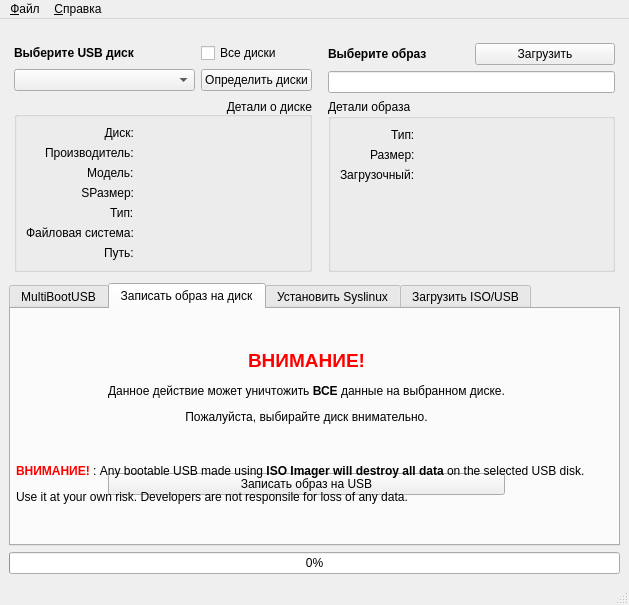
<?xml version="1.0" encoding="UTF-8"?>
<ui version="4.0">
 <class>MainWindow</class>
 <widget class="QMainWindow" name="MainWindow">
  <property name="geometry">
   <rect>
    <x>0</x>
    <y>0</y>
    <width>629</width>
    <height>605</height>
   </rect>
  </property>
  <property name="sizePolicy">
   <sizepolicy hsizetype="Expanding" vsizetype="Expanding">
    <horstretch>0</horstretch>
    <verstretch>0</verstretch>
   </sizepolicy>
  </property>
  <property name="windowTitle">
   <string>MultiBootUSB</string>
  </property>
  <widget class="QWidget" name="centralwidget">
   <layout class="QVBoxLayout" name="verticalLayout_7">
    <item>
     <layout class="QVBoxLayout" name="verticalLayout_5">
      <property name="leftMargin">
       <number>5</number>
      </property>
      <property name="topMargin">
       <number>5</number>
      </property>
      <property name="rightMargin">
       <number>5</number>
      </property>
      <property name="bottomMargin">
       <number>5</number>
      </property>
      <item>
       <layout class="QHBoxLayout" name="horizontalLayout">
        <item>
         <layout class="QGridLayout" name="gridLayout_disk">
          <property name="topMargin">
           <number>10</number>
          </property>
          <item row="0" column="0" colspan="3">
           <widget class="QLabel" name="label_select_usb_disk">
            <property name="sizePolicy">
             <sizepolicy hsizetype="Preferred" vsizetype="Preferred">
              <horstretch>0</horstretch>
              <verstretch>0</verstretch>
             </sizepolicy>
            </property>
            <property name="minimumSize">
             <size>
              <width>100</width>
              <height>0</height>
             </size>
            </property>
            <property name="text">
             <string>&lt;b&gt;Выберите USB диск&lt;/b&gt;</string>
            </property>
           </widget>
          </item>
          <item row="1" column="0" colspan="3">
           <widget class="QComboBox" name="combo_drives"/>
          </item>
          <item row="1" column="3">
           <widget class="QPushButton" name="button_detect_drives">
            <property name="text">
             <string>Определить диски</string>
            </property>
           </widget>
          </item>
          <item row="0" column="3">
           <widget class="QCheckBox" name="checkbox_all_drives">
            <property name="text">
             <string>Все диски</string>
            </property>
           </widget>
          </item>
          <item row="3" column="0" colspan="4">
           <widget class="QGroupBox" name="group_usb_details">
            <property name="title">
             <string>Детали о диске</string>
            </property>
            <property name="alignment">
             <set>Qt::AlignBottom|Qt::AlignRight|Qt::AlignTrailing</set>
            </property>
            <property name="flat">
             <bool>false</bool>
            </property>
            <property name="checkable">
             <bool>false</bool>
            </property>
            <layout class="QFormLayout" name="formLayout">
             <property name="labelAlignment">
              <set>Qt::AlignRight|Qt::AlignTrailing|Qt::AlignVCenter</set>
             </property>
             <item row="0" column="0">
              <widget class="QLabel" name="label_usb_dev">
               <property name="text">
                <string>Диск:</string>
               </property>
               <property name="alignment">
                <set>Qt::AlignRight|Qt::AlignTrailing|Qt::AlignVCenter</set>
               </property>
              </widget>
             </item>
             <item row="0" column="1">
              <widget class="QLabel" name="usb_dev">
               <property name="text">
                <string/>
               </property>
              </widget>
             </item>
             <item row="1" column="0">
              <widget class="QLabel" name="label_usb_vendor">
               <property name="text">
                <string>Производитель:</string>
               </property>
              </widget>
             </item>
             <item row="1" column="1">
              <widget class="QLabel" name="usb_vendor">
               <property name="text">
                <string/>
               </property>
              </widget>
             </item>
             <item row="2" column="0">
              <widget class="QLabel" name="label_usb_model">
               <property name="text">
                <string>Модель:</string>
               </property>
              </widget>
             </item>
             <item row="2" column="1">
              <widget class="QLabel" name="usb_model">
               <property name="text">
                <string/>
               </property>
              </widget>
             </item>
             <item row="3" column="0">
              <widget class="QLabel" name="label_usb_size">
               <property name="frameShape">
                <enum>QFrame::NoFrame</enum>
               </property>
               <property name="text">
                <string>SРазмер:</string>
               </property>
               <property name="alignment">
                <set>Qt::AlignRight|Qt::AlignTrailing|Qt::AlignVCenter</set>
               </property>
              </widget>
             </item>
             <item row="3" column="1">
              <widget class="QLabel" name="usb_size">
               <property name="text">
                <string/>
               </property>
              </widget>
             </item>
             <item row="6" column="0">
              <widget class="QLabel" name="label_usb_mount">
               <property name="text">
                <string>Путь:</string>
               </property>
              </widget>
             </item>
             <item row="6" column="1">
              <widget class="QLabel" name="usb_mount">
               <property name="text">
                <string/>
               </property>
              </widget>
             </item>
             <item row="4" column="0">
              <widget class="QLabel" name="label_usb_type">
               <property name="text">
                <string>Тип:</string>
               </property>
              </widget>
             </item>
             <item row="4" column="1">
              <widget class="QLabel" name="usb_type">
               <property name="text">
                <string/>
               </property>
              </widget>
             </item>
             <item row="5" column="0">
              <widget class="QLabel" name="label_usb_fs">
               <property name="text">
                <string>Файловая система:</string>
               </property>
              </widget>
             </item>
             <item row="5" column="1">
              <widget class="QLabel" name="usb_fs">
               <property name="text">
                <string/>
               </property>
              </widget>
             </item>
            </layout>
           </widget>
          </item>
         </layout>
        </item>
        <item>
         <layout class="QGridLayout" name="gridLayout_image">
          <property name="leftMargin">
           <number>10</number>
          </property>
          <property name="topMargin">
           <number>10</number>
          </property>
          <item row="2" column="0" colspan="2">
           <widget class="QGroupBox" name="image_details_group">
            <property name="title">
             <string>Детали образа</string>
            </property>
            <layout class="QFormLayout" name="formLayout_2">
             <property name="labelAlignment">
              <set>Qt::AlignRight|Qt::AlignTrailing|Qt::AlignVCenter</set>
             </property>
             <item row="0" column="0">
              <widget class="QLabel" name="label_image_type">
               <property name="text">
                <string>Тип:</string>
               </property>
              </widget>
             </item>
             <item row="0" column="1">
              <widget class="QLabel" name="label_image_type_value">
               <property name="text">
                <string/>
               </property>
              </widget>
             </item>
             <item row="1" column="0">
              <widget class="QLabel" name="label_image_size">
               <property name="text">
                <string>Размер:</string>
               </property>
              </widget>
             </item>
             <item row="1" column="1">
              <widget class="QLabel" name="label_image_size_value">
               <property name="text">
                <string/>
               </property>
              </widget>
             </item>
             <item row="2" column="0">
              <widget class="QLabel" name="label_image_bootable">
               <property name="text">
                <string>Загрузочный:</string>
               </property>
              </widget>
             </item>
             <item row="2" column="1">
              <widget class="QLabel" name="label_image_bootable_value">
               <property name="text">
                <string/>
               </property>
              </widget>
             </item>
            </layout>
           </widget>
          </item>
          <item row="0" column="1">
           <widget class="QPushButton" name="button_browse_image">
            <property name="text">
             <string>Загрузить</string>
            </property>
            <property name="checkable">
             <bool>false</bool>
            </property>
            <property name="flat">
             <bool>false</bool>
            </property>
           </widget>
          </item>
          <item row="0" column="0">
           <widget class="QLabel" name="label_select_image">
            <property name="text">
             <string>&lt;b&gt;Выберите образ&lt;/b&gt;</string>
            </property>
           </widget>
          </item>
          <item row="1" column="0" colspan="2">
           <widget class="QLineEdit" name="image_path"/>
          </item>
         </layout>
        </item>
       </layout>
      </item>
     </layout>
    </item>
    <item>
     <widget class="QTabWidget" name="tabWidget">
      <property name="enabled">
       <bool>true</bool>
      </property>
      <property name="autoFillBackground">
       <bool>false</bool>
      </property>
      <property name="currentIndex">
       <number>1</number>
      </property>
      <widget class="QWidget" name="tab_multibootusb">
       <property name="enabled">
        <bool>true</bool>
       </property>
       <attribute name="title">
        <string>MultiBootUSB</string>
       </attribute>
       <layout class="QHBoxLayout" name="horizontalLayout_2">
        <property name="leftMargin">
         <number>0</number>
        </property>
        <property name="topMargin">
         <number>0</number>
        </property>
        <property name="rightMargin">
         <number>0</number>
        </property>
        <property name="bottomMargin">
         <number>0</number>
        </property>
        <item>
         <layout class="QGridLayout" name="gridLayout">
          <property name="leftMargin">
           <number>5</number>
          </property>
          <property name="topMargin">
           <number>5</number>
          </property>
          <property name="rightMargin">
           <number>5</number>
          </property>
          <property name="bottomMargin">
           <number>5</number>
          </property>
          <item row="0" column="3">
           <widget class="QPushButton" name="button_uninstall_distro">
            <property name="text">
             <string>Удалить дистрибуив</string>
            </property>
            <property name="icon">
             <iconset>
              <normaloff>:/icon_uninstall</normaloff>:/icon_uninstall</iconset>
            </property>
            <property name="iconSize">
             <size>
              <width>16</width>
              <height>18</height>
             </size>
            </property>
           </widget>
          </item>
          <item row="0" column="2">
           <widget class="QPushButton" name="button_install_distro">
            <property name="maximumSize">
             <size>
              <width>16777215</width>
              <height>16777215</height>
             </size>
            </property>
            <property name="text">
             <string>Установить дистрибутив</string>
            </property>
            <property name="icon">
             <iconset>
              <normaloff>:/icon_install</normaloff>:/icon_install</iconset>
            </property>
            <property name="iconSize">
             <size>
              <width>16</width>
              <height>18</height>
             </size>
            </property>
           </widget>
          </item>
          <item row="2" column="0" colspan="2">
           <widget class="QSlider" name="slider_persistence">
            <property name="enabled">
             <bool>false</bool>
            </property>
            <property name="toolTip">
             <string>Выберите размер Пользовательского раздела. Правда, не все системы его поддерживают...</string>
            </property>
            <property name="autoFillBackground">
             <bool>false</bool>
            </property>
            <property name="orientation">
             <enum>Qt::Horizontal</enum>
            </property>
            <property name="tickPosition">
             <enum>QSlider::TicksBothSides</enum>
            </property>
           </widget>
          </item>
          <item row="2" column="2" rowspan="2" colspan="2">
           <widget class="QListWidget" name="installed_distros">
            <property name="frameShape">
             <enum>QFrame::StyledPanel</enum>
            </property>
            <property name="frameShadow">
             <enum>QFrame::Sunken</enum>
            </property>
            <property name="resizeMode">
             <enum>QListView::Fixed</enum>
            </property>
           </widget>
          </item>
          <item row="0" column="0">
           <widget class="QLabel" name="label_persistence">
            <property name="enabled">
             <bool>false</bool>
            </property>
            <property name="mouseTracking">
             <bool>true</bool>
            </property>
            <property name="styleSheet">
             <string notr="true">font-weight: 600</string>
            </property>
            <property name="text">
             <string>Persistence</string>
            </property>
           </widget>
          </item>
          <item row="0" column="1">
           <widget class="QLabel" name="label_persistence_value">
            <property name="enabled">
             <bool>false</bool>
            </property>
            <property name="text">
             <string>0 MB</string>
            </property>
            <property name="alignment">
             <set>Qt::AlignRight|Qt::AlignTrailing|Qt::AlignVCenter</set>
            </property>
           </widget>
          </item>
         </layout>
        </item>
       </layout>
      </widget>
      <widget class="QWidget" name="tab_imager">
       <property name="enabled">
        <bool>true</bool>
       </property>
       <attribute name="title">
        <string>Записать образ на диск</string>
       </attribute>
       <layout class="QHBoxLayout" name="horizontalLayout_7">
        <property name="leftMargin">
         <number>0</number>
        </property>
        <property name="topMargin">
         <number>0</number>
        </property>
        <property name="rightMargin">
         <number>0</number>
        </property>
        <property name="bottomMargin">
         <number>0</number>
        </property>
        <item>
         <layout class="QGridLayout" name="gridLayout_9">
          <property name="leftMargin">
           <number>5</number>
          </property>
          <property name="topMargin">
           <number>5</number>
          </property>
          <property name="rightMargin">
           <number>5</number>
          </property>
          <property name="bottomMargin">
           <number>5</number>
          </property>
          <item row="3" column="2">
           <spacer name="horizontalSpacer_7">
            <property name="orientation">
             <enum>Qt::Horizontal</enum>
            </property>
            <property name="sizeHint" stdset="0">
             <size>
              <width>40</width>
              <height>20</height>
             </size>
            </property>
           </spacer>
          </item>
          <item row="3" column="1">
           <widget class="QPushButton" name="button_write_image_to_disk">
            <property name="text">
             <string>Записать образ на USB</string>
            </property>
           </widget>
          </item>
          <item row="3" column="3" colspan="2">
           <widget class="QWidget" name="widget_7" native="true">
            <layout class="QVBoxLayout" name="verticalLayout_6">
             <property name="leftMargin">
              <number>5</number>
             </property>
             <property name="topMargin">
              <number>5</number>
             </property>
             <property name="rightMargin">
              <number>5</number>
             </property>
             <property name="bottomMargin">
              <number>5</number>
             </property>
            </layout>
           </widget>
          </item>
          <item row="3" column="0">
           <spacer name="horizontalSpacer_5">
            <property name="orientation">
             <enum>Qt::Horizontal</enum>
            </property>
            <property name="sizeHint" stdset="0">
             <size>
              <width>40</width>
              <height>20</height>
             </size>
            </property>
           </spacer>
          </item>
          <item row="4" column="1">
           <spacer name="verticalSpacer_3">
            <property name="orientation">
             <enum>Qt::Vertical</enum>
            </property>
            <property name="sizeHint" stdset="0">
             <size>
              <width>20</width>
              <height>40</height>
             </size>
            </property>
           </spacer>
          </item>
          <item row="1" column="1">
           <widget class="QLabel" name="label_6">
            <property name="text">
             <string>&lt;html&gt;&lt;head/&gt;&lt;body&gt;&lt;p align=&quot;center&quot;&gt;&lt;span style=&quot; font-size:14pt; font-weight:600; color:#ff0000;&quot;&gt;ВНИМАНИЕ!&lt;/span&gt;&lt;/p&gt;&lt;p align=&quot;center&quot;&gt;&lt;span style=&quot; color:#000000;&quot;&gt;Данное действие может уничтожить &lt;/span&gt;&lt;span style=&quot; font-weight:600; color:#000000;&quot;&gt;ВСЕ&lt;/span&gt;&lt;span style=&quot; color:#000000;&quot;&gt; данные на выбранном диске.&lt;/span&gt;&lt;/p&gt;&lt;p align=&quot;center&quot;&gt;&lt;span style=&quot; color:#000000;&quot;&gt;Пожалуйста, выбирайте диск внимательно.&lt;/span&gt;&lt;/p&gt;&lt;/body&gt;&lt;/html&gt;</string>
            </property>
           </widget>
          </item>
          <item row="0" column="1">
           <spacer name="verticalSpacer_2">
            <property name="orientation">
             <enum>Qt::Vertical</enum>
            </property>
            <property name="sizeHint" stdset="0">
             <size>
              <width>20</width>
              <height>40</height>
             </size>
            </property>
           </spacer>
          </item>
          <item row="2" column="1">
           <spacer name="verticalSpacer_4">
            <property name="orientation">
             <enum>Qt::Vertical</enum>
            </property>
            <property name="sizeHint" stdset="0">
             <size>
              <width>20</width>
              <height>40</height>
             </size>
            </property>
           </spacer>
          </item>
          <item row="3" column="0" colspan="3">
           <widget class="QLabel" name="label_waning">
            <property name="text">
             <string>&lt;html&gt;&lt;head/&gt;&lt;body&gt;&lt;p align=&quot;justify&quot;&gt;&lt;span style=&quot; font-weight:600; color:#ff0000;&quot;&gt;ВНИМАНИЕ!&lt;/span&gt; : Any bootable USB made using&lt;span style=&quot; font-weight:600;&quot;&gt; ISO Imager will destroy all data &lt;/span&gt;on the selected USB disk. &lt;/p&gt;&lt;p align=&quot;justify&quot;&gt;Use it at your own risk. Developers are not responsile for loss of any data.&lt;/p&gt;&lt;/body&gt;&lt;/html&gt;</string>
            </property>
            <property name="wordWrap">
             <bool>false</bool>
            </property>
           </widget>
          </item>
         </layout>
        </item>
       </layout>
      </widget>
      <widget class="QWidget" name="tab_syslinux">
       <attribute name="title">
        <string>Установить Syslinux</string>
       </attribute>
       <layout class="QHBoxLayout" name="horizontalLayout_3">
        <item>
         <layout class="QGridLayout" name="gridLayout_2">
          <item row="0" column="0">
           <widget class="QGroupBox" name="groupBox_2">
            <property name="autoFillBackground">
             <bool>false</bool>
            </property>
            <property name="title">
             <string>Установить Syslinux</string>
            </property>
            <layout class="QHBoxLayout" name="horizontalLayout_4">
             <item>
              <layout class="QGridLayout" name="gridLayout_3">
               <item row="0" column="0">
                <widget class="QRadioButton" name="check_install_sys_only">
                 <property name="text">
                  <string>Установить только syslinu&amp;x (текущие настройки затронуты не будут).</string>
                 </property>
                </widget>
               </item>
               <item row="1" column="0">
                <widget class="QRadioButton" name="check_install_sys_all">
                 <property name="text">
                  <string>Установить Syslinux и скопировать все&amp; необходимые файлы.</string>
                 </property>
                </widget>
               </item>
               <item row="0" column="2" rowspan="2">
                <widget class="QPushButton" name="button_install_syslinux">
                 <property name="text">
                  <string>Установить</string>
                 </property>
                </widget>
               </item>
               <item row="0" column="1" rowspan="2">
                <spacer name="horizontalSpacer_2">
                 <property name="orientation">
                  <enum>Qt::Horizontal</enum>
                 </property>
                 <property name="sizeHint" stdset="0">
                  <size>
                   <width>40</width>
                   <height>20</height>
                  </size>
                 </property>
                </spacer>
               </item>
              </layout>
             </item>
            </layout>
           </widget>
          </item>
          <item row="3" column="0">
           <spacer name="verticalSpacer_13">
            <property name="orientation">
             <enum>Qt::Vertical</enum>
            </property>
            <property name="sizeHint" stdset="0">
             <size>
              <width>20</width>
              <height>40</height>
             </size>
            </property>
           </spacer>
          </item>
          <item row="2" column="0">
           <widget class="QGroupBox" name="groupBox_3">
            <property name="title">
             <string>syslinux.cfg</string>
            </property>
            <layout class="QHBoxLayout" name="horizontalLayout_5">
             <item>
              <layout class="QGridLayout" name="gridLayout_4">
               <item row="0" column="2">
                <widget class="QPushButton" name="button_edit_syslinux">
                 <property name="text">
                  <string>Edit</string>
                 </property>
                </widget>
               </item>
               <item row="0" column="0">
                <widget class="QLabel" name="label_2">
                 <property name="text">
                  <string>&lt;html&gt;&lt;head/&gt;&lt;body&gt;&lt;p align=&quot;justify&quot;&gt;Изменить файл syslinux.cfg редактором по-умолчанию. &lt;/p&gt;&lt;p align=&quot;justify&quot;&gt;Будьте &lt;span style=&quot; font-weight:600; color:#ff0000;&quot;&gt;ОСТОРОЖНЫ&lt;/span&gt; при изменении syslinux.cfg!&lt;/p&gt;&lt;/body&gt;&lt;/html&gt;</string>
                 </property>
                </widget>
               </item>
               <item row="0" column="1">
                <spacer name="horizontalSpacer_3">
                 <property name="orientation">
                  <enum>Qt::Horizontal</enum>
                 </property>
                 <property name="sizeHint" stdset="0">
                  <size>
                   <width>40</width>
                   <height>20</height>
                  </size>
                 </property>
                </spacer>
               </item>
              </layout>
             </item>
            </layout>
           </widget>
          </item>
          <item row="1" column="0">
           <spacer name="verticalSpacer_14">
            <property name="orientation">
             <enum>Qt::Vertical</enum>
            </property>
            <property name="sizeType">
             <enum>QSizePolicy::Fixed</enum>
            </property>
            <property name="sizeHint" stdset="0">
             <size>
              <width>20</width>
              <height>20</height>
             </size>
            </property>
           </spacer>
          </item>
         </layout>
        </item>
       </layout>
      </widget>
      <widget class="QWidget" name="tab_testboot">
       <attribute name="title">
        <string>Загрузить ISO/USB</string>
       </attribute>
       <layout class="QVBoxLayout" name="verticalLayout_2">
        <item>
         <layout class="QGridLayout" name="gridLayout_6">
          <property name="topMargin">
           <number>10</number>
          </property>
          <property name="verticalSpacing">
           <number>20</number>
          </property>
          <item row="1" column="0">
           <widget class="QGroupBox" name="groupBox_4">
            <property name="styleSheet">
             <string notr="true"/>
            </property>
            <property name="title">
             <string>Загрузить USB :: Проверить загрузочный USB диск без перезагрузки</string>
            </property>
            <layout class="QVBoxLayout" name="verticalLayout_4">
             <item>
              <layout class="QGridLayout" name="gridLayout_8">
               <item row="0" column="1">
                <widget class="QComboBox" name="combo_usb_boot_ram">
                 <item>
                  <property name="text">
                   <string>По-умолчанию</string>
                  </property>
                 </item>
                 <item>
                  <property name="text">
                   <string>256</string>
                  </property>
                 </item>
                 <item>
                  <property name="text">
                   <string>512</string>
                  </property>
                 </item>
                 <item>
                  <property name="text">
                   <string>768</string>
                  </property>
                 </item>
                 <item>
                  <property name="text">
                   <string>1024</string>
                  </property>
                 </item>
                 <item>
                  <property name="text">
                   <string>2048</string>
                  </property>
                 </item>
                </widget>
               </item>
               <item row="0" column="0">
                <widget class="QLabel" name="label_4">
                 <property name="text">
                  <string>выберите размер ОЗУ:</string>
                 </property>
                </widget>
               </item>
               <item row="0" column="5">
                <spacer name="horizontalSpacer_9">
                 <property name="orientation">
                  <enum>Qt::Horizontal</enum>
                 </property>
                 <property name="sizeHint" stdset="0">
                  <size>
                   <width>40</width>
                   <height>20</height>
                  </size>
                 </property>
                </spacer>
               </item>
               <item row="0" column="4">
                <widget class="QPushButton" name="boot_usb_qemu">
                 <property name="text">
                  <string>Загрузить &amp;USB диск</string>
                 </property>
                </widget>
               </item>
               <item row="0" column="3">
                <spacer name="horizontalSpacer_4">
                 <property name="orientation">
                  <enum>Qt::Horizontal</enum>
                 </property>
                 <property name="sizeHint" stdset="0">
                  <size>
                   <width>40</width>
                   <height>20</height>
                  </size>
                 </property>
                </spacer>
               </item>
               <item row="0" column="2">
                <widget class="QLabel" name="label_5">
                 <property name="text">
                  <string>MB</string>
                 </property>
                </widget>
               </item>
              </layout>
             </item>
            </layout>
           </widget>
          </item>
          <item row="0" column="0">
           <widget class="QGroupBox" name="groupBox_5">
            <property name="title">
             <string>Загрузить ISO образ :: Проверить загрузочный ISO файл без перезагрузки</string>
            </property>
            <layout class="QVBoxLayout" name="verticalLayout_3">
             <item>
              <layout class="QGridLayout" name="gridLayout_7">
               <item row="0" column="0">
                <widget class="QLabel" name="label_3">
                 <property name="text">
                  <string>Выберите размер ОЗУ:</string>
                 </property>
                </widget>
               </item>
               <item row="0" column="4">
                <widget class="QPushButton" name="boot_iso_qemu">
                 <property name="text">
                  <string>Загрузить &amp;образ ISO</string>
                 </property>
                </widget>
               </item>
               <item row="0" column="3">
                <spacer name="horizontalSpacer">
                 <property name="orientation">
                  <enum>Qt::Horizontal</enum>
                 </property>
                 <property name="sizeHint" stdset="0">
                  <size>
                   <width>40</width>
                   <height>20</height>
                  </size>
                 </property>
                </spacer>
               </item>
               <item row="0" column="1">
                <widget class="QComboBox" name="combo_iso_boot_ram">
                 <item>
                  <property name="text">
                   <string>По-умолчанию</string>
                  </property>
                 </item>
                 <item>
                  <property name="text">
                   <string>256</string>
                  </property>
                 </item>
                 <item>
                  <property name="text">
                   <string>512</string>
                  </property>
                 </item>
                 <item>
                  <property name="text">
                   <string>768</string>
                  </property>
                 </item>
                 <item>
                  <property name="text">
                   <string>1024</string>
                  </property>
                 </item>
                 <item>
                  <property name="text">
                   <string>2048</string>
                  </property>
                 </item>
                </widget>
               </item>
               <item row="0" column="5">
                <spacer name="horizontalSpacer_6">
                 <property name="orientation">
                  <enum>Qt::Horizontal</enum>
                 </property>
                 <property name="sizeHint" stdset="0">
                  <size>
                   <width>40</width>
                   <height>20</height>
                  </size>
                 </property>
                </spacer>
               </item>
               <item row="0" column="2">
                <widget class="QLabel" name="label">
                 <property name="text">
                  <string>MB</string>
                 </property>
                </widget>
               </item>
              </layout>
             </item>
            </layout>
           </widget>
          </item>
         </layout>
        </item>
        <item>
         <spacer name="verticalSpacer">
          <property name="orientation">
           <enum>Qt::Vertical</enum>
          </property>
          <property name="sizeHint" stdset="0">
           <size>
            <width>20</width>
            <height>40</height>
           </size>
          </property>
         </spacer>
        </item>
       </layout>
      </widget>
     </widget>
    </item>
    <item>
     <widget class="QProgressBar" name="progressbar">
      <property name="value">
       <number>0</number>
      </property>
      <property name="invertedAppearance">
       <bool>false</bool>
      </property>
     </widget>
    </item>
   </layout>
  </widget>
  <widget class="QMenuBar" name="menubar">
   <property name="geometry">
    <rect>
     <x>0</x>
     <y>0</y>
     <width>629</width>
     <height>21</height>
    </rect>
   </property>
   <property name="nativeMenuBar">
    <bool>true</bool>
   </property>
   <widget class="QMenu" name="menuFile">
    <property name="title">
     <string>&amp;Файл</string>
    </property>
    <addaction name="action_Quit"/>
   </widget>
   <widget class="QMenu" name="menu_Help">
    <property name="title">
     <string>&amp;Справка</string>
    </property>
    <addaction name="action_About"/>
   </widget>
   <addaction name="menuFile"/>
   <addaction name="menu_Help"/>
  </widget>
  <widget class="QStatusBar" name="statusbar"/>
  <action name="action_Quit">
   <property name="text">
    <string>&amp;Выйти</string>
   </property>
  </action>
  <action name="action_About">
   <property name="text">
    <string>&amp;О программе</string>
   </property>
  </action>
 </widget>
 <resources/>
 <connections/>
</ui>
